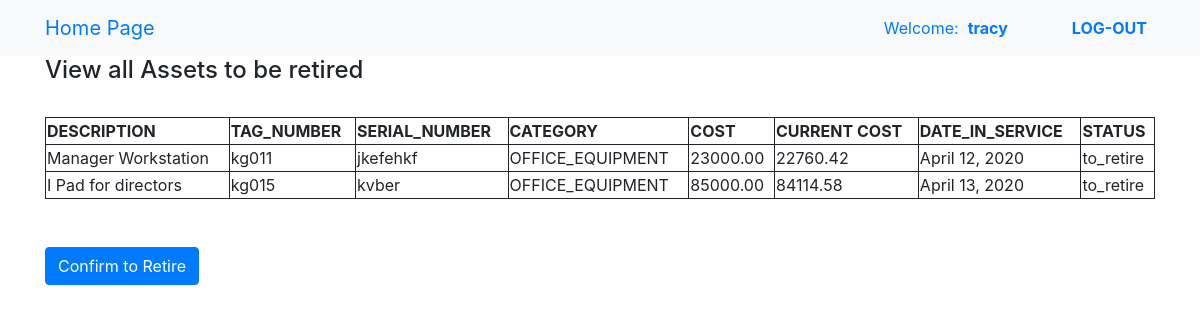
The page /mass-retirement (signed in) on the database its author committed.
### main/models.py (models this page shows, shortened)
class Asset(models.Model):
	CATEGORY=(
		('COMPUTERS','COMPUTER'),
		('FURNITURES','FURNITURE'),
		('OFFICE_EQUIPMENT','OFFICE EQUIPMENT'),
		('LINK_EQUIPMENT','LINK EQUIPMENT'),
		('SERVERS','SERVERS'),
		)
	BRANCH=(
		('BRANCH_1','BRANCH 1'),
		('BRANCH_2','BRANCH 2'),
		('BRANCH_3','BRANCH 3'),
		('BRANCH_4','BRANCH 5'),
		('BRANCH_5','BRANCH 5'),
		)
	supplier=models.ForeignKey(
		to='Supplier',
		related_name='supplied_by',
		on_delete=models.CASCADE,
		)
	asset_description=models.TextField(max_length=100)
	tag_number=models.TextField(unique=True)
	asset_cost=models.DecimalField(default=0,max_digits=50,decimal_places=2)
	monthly_depreciation=models.DecimalField(default=0,max_digits=50,decimal_places=2)
	total_depreciation=models.DecimalField(default=0,max_digits=50,decimal_places=2)
	current_cost=models.DecimalField(default=0,max_digits=50,decimal_places=2)
	user=models.ForeignKey(
		to=settings.AUTH_USER_MODEL,
		on_delete=models.CASCADE
		)
	serial_number=models.TextField()
	category=models.TextField(choices=CATEGORY)
	location=models.TextField(choices=BRANCH)
	date_in_service=models.DateField(default=datetime.date.today)
	status=models.TextField(max_length=100,default='IN USE')
	class Meta:
		ordering=('id',)
	def __str__(self):
		return self.asset_description

### main/views.py (the view)
# urls.py: path('mass-retirement',views.MassRetirement,name="retire"),
@login_required
def MassRetirement(request):
	rasset=Asset.objects.filter(status='to_retire')
	return render(request,'main/retirement.html',{'rasset':rasset})

### main/templates/main/retirement.html (shortened to what this page needs)
{%extends 'base.html'%}
{%block main%}
{% if rasset%}
<h4>View all Assets to be retired</h4><br>
	<table style="width:100%">
		<tr>
			<th>DESCRIPTION</th>
			<th>TAG_NUMBER</th>
			<th>SERIAL_NUMBER</th>
			<th>CATEGORY</th>
			<th>COST</th>
			<th>CURRENT COST</th>
			<th>DATE_IN_SERVICE</th>
			<th>STATUS</th>
	    </tr>
	{% for entry in rasset%}
		<tr>
			<td>{{entry}}</td>
			<td>{{entry.tag_number}}</td>
			<td>{{entry.serial_number}}</td>
			<td>{{entry.category}}</td>
			<td>{{entry.asset_cost}}</td>
			<td>{{entry.current_cost}}</td>
			<td>{{entry.date_in_service}}</td>
			<td>{{entry.status}}</td>
		</tr>
	{%endfor%}
    </table>
<br>
<br>
<a class="btn btn-primary" href="{% url 'main:retire-update' %}">Confirm to Retire</a>
{%else%}
<h4>No Assets scheduled for retirement Yet</h4>
{%endif%}
</div>
{%endblock%}

### templates/base.html (shortened to what this page needs)
{%load static%}
{%load markdownify%}
<!DOCTYPE html>
<html lang="en">
<head>
	<link rel="stylesheet" type="text/css" href="{%static 'css/base.css'%} ">
	<link rel="stylesheet" type="text/css" href="https://maxcdn.bootstrapcdn.com/bootstrap/4.0.0-beta.2/css/bootstrap.min.css">
	<link rel="stylesheet" type="text/css" href="https://maxcdn.bootstrapcdn.com/font-awesome/4.7.0/css/font-awesome.min.css">
</head>
<body>
	<nav class="navbar navbar-expand-lg bg-light">
		<div class="container">
			<a class="navbar-brand" href="/">Home Page</a>
			<ul class="navbar-nav">
				{% if user.is_authenticated%}
				<li class="nav-item">
					<a class="nav-link" href="">Welcome:&nbsp;&nbsp;<b>{{user}}</b></a>
				</li>
				<li class="nav-item">
					<a class="nav-link" href=""></a>
				</li>
				<li class="nav-item">
					<a class="nav-link" href=""></a>
				</li>
				<li class="nav-item">
					<a class="nav-link" href=""></a>
				</li>
				<li class="nav-item">
					<a class="nav-link"  href="{%url 'user:logout' %}"><b>LOG-OUT</b></a>
				</li>
				{%else%}
				<li class="nav-item">
					<a class="nav-link"  href="{%url 'user:login' %}">login</a>
				</li>
				{%endif%}
			</ul>
		</div>
	</nav>
	<div class="main_class">
		<div class=container>
			{%block main%}{%endblock%}
		</div>
</body>
</html>

### static/css/base.css (style rules this page uses)
table,td,th { border: 1px solid; }
.container ul a { text-decoration: none; }

### rows shown on the page
Asset: Asset_description "Manager Workstation", tag_number "kg011", serial_number "jkefehkf", category "OFFICE_EQUIPMENT", asset_cost "23000.00", current_cost "22760.42", date_in_service "April 12, 2020", status "to_retire"
Asset: Asset_description "I Pad for directors", tag_number "kg015", serial_number "kvber", category "OFFICE_EQUIPMENT", asset_cost "85000.00", current_cost "84114.58", date_in_service "April 13, 2020", status "to_retire"

### other values the page prints
{{ user }} "tracy"
